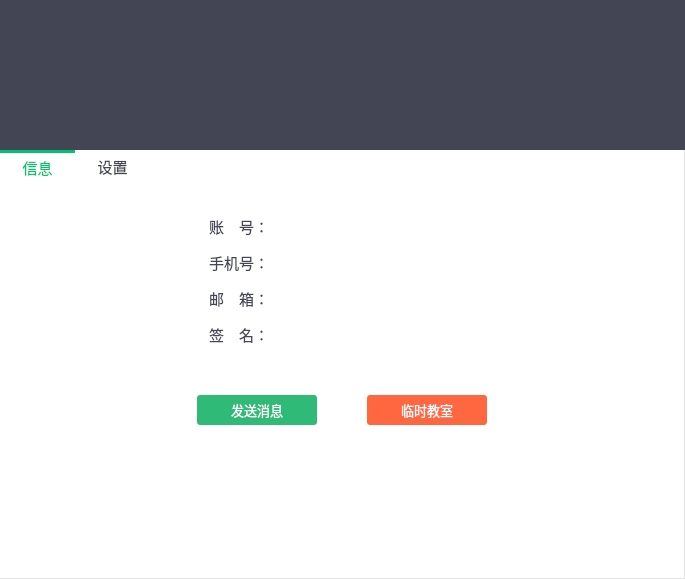
<?xml version="1.0" encoding="UTF-8"?>
<ui version="4.0">
 <class>STContactDetailClass</class>
 <widget class="QWidget" name="STContactDetailClass">
  <property name="geometry">
   <rect>
    <x>0</x>
    <y>0</y>
    <width>685</width>
    <height>579</height>
   </rect>
  </property>
  <property name="windowTitle">
   <string>STContactDetail</string>
  </property>
  <property name="styleSheet">
   <string notr="true">border:0px;</string>
  </property>
  <layout class="QVBoxLayout" name="verticalLayout" stretch="0,1">
   <property name="spacing">
    <number>0</number>
   </property>
   <property name="leftMargin">
    <number>0</number>
   </property>
   <property name="topMargin">
    <number>0</number>
   </property>
   <property name="rightMargin">
    <number>0</number>
   </property>
   <property name="bottomMargin">
    <number>0</number>
   </property>
   <item>
    <widget class="QWidget" name="widget" native="true">
     <property name="styleSheet">
      <string notr="true">background-color: #434555;</string>
     </property>
     <layout class="QHBoxLayout" name="horizontalLayout">
      <property name="spacing">
       <number>0</number>
      </property>
      <property name="leftMargin">
       <number>0</number>
      </property>
      <property name="topMargin">
       <number>10</number>
      </property>
      <property name="rightMargin">
       <number>0</number>
      </property>
      <property name="bottomMargin">
       <number>10</number>
      </property>
      <item>
       <spacer name="horizontalSpacer">
        <property name="orientation">
         <enum>Qt::Horizontal</enum>
        </property>
        <property name="sizeHint" stdset="0">
         <size>
          <width>291</width>
          <height>20</height>
         </size>
        </property>
       </spacer>
      </item>
      <item>
       <widget class="QWidget" name="widget_3" native="true">
        <layout class="QVBoxLayout" name="verticalLayout_2">
         <property name="spacing">
          <number>10</number>
         </property>
         <item>
          <widget class="MaskLabel" name="lblPic">
           <property name="sizePolicy">
            <sizepolicy hsizetype="Preferred" vsizetype="Preferred">
             <horstretch>80</horstretch>
             <verstretch>80</verstretch>
            </sizepolicy>
           </property>
           <property name="minimumSize">
            <size>
             <width>80</width>
             <height>80</height>
            </size>
           </property>
           <property name="styleSheet">
            <string notr="true"/>
           </property>
           <property name="text">
            <string/>
           </property>
          </widget>
         </item>
         <item>
          <widget class="QLabel" name="lblName">
           <property name="font">
            <font>
             <family>微软雅黑</family>
             <pointsize>12</pointsize>
             <weight>50</weight>
             <bold>false</bold>
            </font>
           </property>
           <property name="styleSheet">
            <string notr="true">color: rgb(255, 255, 255);</string>
           </property>
           <property name="text">
            <string/>
           </property>
           <property name="alignment">
            <set>Qt::AlignCenter</set>
           </property>
          </widget>
         </item>
        </layout>
       </widget>
      </item>
      <item>
       <spacer name="horizontalSpacer_2">
        <property name="orientation">
         <enum>Qt::Horizontal</enum>
        </property>
        <property name="sizeHint" stdset="0">
         <size>
          <width>290</width>
          <height>20</height>
         </size>
        </property>
       </spacer>
      </item>
     </layout>
    </widget>
   </item>
   <item>
    <widget class="QWidget" name="widget_2" native="true">
     <property name="styleSheet">
      <string notr="true">

QWidget{background-color: rgb(255, 255, 255);}
QWidget#widget_2{border-right: 1px solid #e3e3e3;}
</string>
     </property>
     <layout class="QGridLayout" name="gridLayout">
      <property name="leftMargin">
       <number>0</number>
      </property>
      <property name="topMargin">
       <number>0</number>
      </property>
      <property name="rightMargin">
       <number>0</number>
      </property>
      <property name="bottomMargin">
       <number>0</number>
      </property>
      <property name="horizontalSpacing">
       <number>0</number>
      </property>
      <item row="0" column="0">
       <widget class="QTabWidget" name="tabWidget">
        <property name="font">
         <font>
          <family>微软雅黑</family>
          <pointsize>11</pointsize>
         </font>
        </property>
        <property name="autoFillBackground">
         <bool>false</bool>
        </property>
        <property name="styleSheet">
         <string notr="true">
QTabWidget::pane{border-bottom: 1px solid #e3e3e3;
border-right: 1px solid #e3e3e3;}

QTabWidget::tab-bar{alignment:center;}

#tabWidget QTabBar::tab
{
    min-width: 75px;
    min-height: 28px;
	font: 12pt &quot;微软雅黑&quot;;
}



#tabWidget QTabBar::tab:selected
{
    border-top: 3px solid #00c36e;
	color:#00c36e;
}

#tabWidget QTabBar::tab:!selected
{
    border-top: 0px;
	color: rgb(67, 69, 85);
}
</string>
        </property>
        <property name="tabPosition">
         <enum>QTabWidget::North</enum>
        </property>
        <property name="tabShape">
         <enum>QTabWidget::Rounded</enum>
        </property>
        <property name="currentIndex">
         <number>0</number>
        </property>
        <property name="elideMode">
         <enum>Qt::ElideMiddle</enum>
        </property>
        <property name="usesScrollButtons">
         <bool>false</bool>
        </property>
        <property name="tabsClosable">
         <bool>false</bool>
        </property>
        <property name="tabBarAutoHide">
         <bool>false</bool>
        </property>
        <widget class="QWidget" name="twDetail">
         <attribute name="title">
          <string>信息</string>
         </attribute>
         <layout class="QVBoxLayout" name="verticalLayout_3">
          <property name="topMargin">
           <number>30</number>
          </property>
          <item>
           <widget class="QWidget" name="widget_4" native="true">
            <layout class="QHBoxLayout" name="horizontalLayout_3">
             <property name="leftMargin">
              <number>0</number>
             </property>
             <property name="topMargin">
              <number>0</number>
             </property>
             <property name="rightMargin">
              <number>0</number>
             </property>
             <property name="bottomMargin">
              <number>0</number>
             </property>
             <item>
              <spacer name="horizontalSpacer_3">
               <property name="orientation">
                <enum>Qt::Horizontal</enum>
               </property>
               <property name="sizeHint" stdset="0">
                <size>
                 <width>40</width>
                 <height>20</height>
                </size>
               </property>
              </spacer>
             </item>
             <item>
              <widget class="QLabel" name="label_3">
               <property name="minimumSize">
                <size>
                 <width>100</width>
                 <height>30</height>
                </size>
               </property>
               <property name="maximumSize">
                <size>
                 <width>100</width>
                 <height>30</height>
                </size>
               </property>
               <property name="font">
                <font>
                 <family>微软雅黑</family>
                 <pointsize>11</pointsize>
                </font>
               </property>
               <property name="styleSheet">
                <string notr="true">color: rgb(67, 69, 85);</string>
               </property>
               <property name="text">
                <string>账　号：</string>
               </property>
               <property name="alignment">
                <set>Qt::AlignCenter</set>
               </property>
              </widget>
             </item>
             <item>
              <widget class="QLabel" name="lblJid">
               <property name="minimumSize">
                <size>
                 <width>200</width>
                 <height>30</height>
                </size>
               </property>
               <property name="maximumSize">
                <size>
                 <width>200</width>
                 <height>30</height>
                </size>
               </property>
               <property name="font">
                <font>
                 <family>微软雅黑 Light</family>
                 <pointsize>11</pointsize>
                </font>
               </property>
               <property name="styleSheet">
                <string notr="true">color: rgb(67, 69, 85);</string>
               </property>
               <property name="text">
                <string/>
               </property>
               <property name="alignment">
                <set>Qt::AlignCenter</set>
               </property>
              </widget>
             </item>
             <item>
              <spacer name="horizontalSpacer_4">
               <property name="orientation">
                <enum>Qt::Horizontal</enum>
               </property>
               <property name="sizeHint" stdset="0">
                <size>
                 <width>40</width>
                 <height>20</height>
                </size>
               </property>
              </spacer>
             </item>
            </layout>
           </widget>
          </item>
          <item>
           <widget class="QWidget" name="widget_5" native="true">
            <layout class="QHBoxLayout" name="horizontalLayout_4">
             <property name="leftMargin">
              <number>0</number>
             </property>
             <property name="topMargin">
              <number>0</number>
             </property>
             <property name="rightMargin">
              <number>0</number>
             </property>
             <property name="bottomMargin">
              <number>0</number>
             </property>
             <item>
              <spacer name="horizontalSpacer_5">
               <property name="orientation">
                <enum>Qt::Horizontal</enum>
               </property>
               <property name="sizeHint" stdset="0">
                <size>
                 <width>40</width>
                 <height>20</height>
                </size>
               </property>
              </spacer>
             </item>
             <item>
              <widget class="QLabel" name="label_5">
               <property name="minimumSize">
                <size>
                 <width>100</width>
                 <height>30</height>
                </size>
               </property>
               <property name="maximumSize">
                <size>
                 <width>100</width>
                 <height>30</height>
                </size>
               </property>
               <property name="font">
                <font>
                 <family>微软雅黑</family>
                 <pointsize>11</pointsize>
                </font>
               </property>
               <property name="styleSheet">
                <string notr="true">color: rgb(67, 69, 85);</string>
               </property>
               <property name="text">
                <string>手机号：</string>
               </property>
               <property name="alignment">
                <set>Qt::AlignCenter</set>
               </property>
              </widget>
             </item>
             <item>
              <widget class="QLabel" name="lblTelephone">
               <property name="minimumSize">
                <size>
                 <width>200</width>
                 <height>30</height>
                </size>
               </property>
               <property name="maximumSize">
                <size>
                 <width>200</width>
                 <height>30</height>
                </size>
               </property>
               <property name="font">
                <font>
                 <family>微软雅黑 Light</family>
                 <pointsize>11</pointsize>
                </font>
               </property>
               <property name="styleSheet">
                <string notr="true">color: rgb(67, 69, 85);</string>
               </property>
               <property name="text">
                <string/>
               </property>
               <property name="alignment">
                <set>Qt::AlignCenter</set>
               </property>
              </widget>
             </item>
             <item>
              <spacer name="horizontalSpacer_6">
               <property name="orientation">
                <enum>Qt::Horizontal</enum>
               </property>
               <property name="sizeHint" stdset="0">
                <size>
                 <width>40</width>
                 <height>20</height>
                </size>
               </property>
              </spacer>
             </item>
            </layout>
           </widget>
          </item>
          <item>
           <widget class="QWidget" name="widget_8" native="true">
            <layout class="QHBoxLayout" name="horizontalLayout_6">
             <property name="leftMargin">
              <number>0</number>
             </property>
             <property name="topMargin">
              <number>0</number>
             </property>
             <property name="rightMargin">
              <number>0</number>
             </property>
             <property name="bottomMargin">
              <number>0</number>
             </property>
             <item>
              <spacer name="horizontalSpacer_9">
               <property name="orientation">
                <enum>Qt::Horizontal</enum>
               </property>
               <property name="sizeHint" stdset="0">
                <size>
                 <width>40</width>
                 <height>20</height>
                </size>
               </property>
              </spacer>
             </item>
             <item>
              <widget class="QLabel" name="label_9">
               <property name="minimumSize">
                <size>
                 <width>100</width>
                 <height>30</height>
                </size>
               </property>
               <property name="maximumSize">
                <size>
                 <width>100</width>
                 <height>30</height>
                </size>
               </property>
               <property name="font">
                <font>
                 <family>微软雅黑</family>
                 <pointsize>11</pointsize>
                </font>
               </property>
               <property name="styleSheet">
                <string notr="true">color: rgb(67, 69, 85);</string>
               </property>
               <property name="text">
                <string>邮　箱：</string>
               </property>
               <property name="alignment">
                <set>Qt::AlignCenter</set>
               </property>
              </widget>
             </item>
             <item>
              <widget class="QLabel" name="lblEmail">
               <property name="minimumSize">
                <size>
                 <width>200</width>
                 <height>30</height>
                </size>
               </property>
               <property name="maximumSize">
                <size>
                 <width>200</width>
                 <height>30</height>
                </size>
               </property>
               <property name="font">
                <font>
                 <family>微软雅黑 Light</family>
                 <pointsize>11</pointsize>
                </font>
               </property>
               <property name="styleSheet">
                <string notr="true">color: rgb(67, 69, 85);</string>
               </property>
               <property name="text">
                <string/>
               </property>
               <property name="alignment">
                <set>Qt::AlignCenter</set>
               </property>
              </widget>
             </item>
             <item>
              <spacer name="horizontalSpacer_10">
               <property name="orientation">
                <enum>Qt::Horizontal</enum>
               </property>
               <property name="sizeHint" stdset="0">
                <size>
                 <width>40</width>
                 <height>20</height>
                </size>
               </property>
              </spacer>
             </item>
            </layout>
           </widget>
          </item>
          <item>
           <widget class="QWidget" name="widget_9" native="true">
            <layout class="QHBoxLayout" name="horizontalLayout_7">
             <property name="leftMargin">
              <number>0</number>
             </property>
             <property name="topMargin">
              <number>0</number>
             </property>
             <property name="rightMargin">
              <number>0</number>
             </property>
             <property name="bottomMargin">
              <number>0</number>
             </property>
             <item>
              <spacer name="horizontalSpacer_11">
               <property name="orientation">
                <enum>Qt::Horizontal</enum>
               </property>
               <property name="sizeHint" stdset="0">
                <size>
                 <width>40</width>
                 <height>20</height>
                </size>
               </property>
              </spacer>
             </item>
             <item>
              <widget class="QLabel" name="label_11">
               <property name="minimumSize">
                <size>
                 <width>100</width>
                 <height>30</height>
                </size>
               </property>
               <property name="maximumSize">
                <size>
                 <width>100</width>
                 <height>30</height>
                </size>
               </property>
               <property name="font">
                <font>
                 <family>微软雅黑</family>
                 <pointsize>11</pointsize>
                </font>
               </property>
               <property name="styleSheet">
                <string notr="true">color: rgb(67, 69, 85);</string>
               </property>
               <property name="text">
                <string>签　名：</string>
               </property>
               <property name="alignment">
                <set>Qt::AlignCenter</set>
               </property>
              </widget>
             </item>
             <item>
              <widget class="QLabel" name="lblDescription">
               <property name="minimumSize">
                <size>
                 <width>200</width>
                 <height>30</height>
                </size>
               </property>
               <property name="maximumSize">
                <size>
                 <width>200</width>
                 <height>30</height>
                </size>
               </property>
               <property name="font">
                <font>
                 <family>微软雅黑 Light</family>
                 <pointsize>11</pointsize>
                </font>
               </property>
               <property name="styleSheet">
                <string notr="true">color: rgb(67, 69, 85);</string>
               </property>
               <property name="text">
                <string/>
               </property>
               <property name="alignment">
                <set>Qt::AlignCenter</set>
               </property>
              </widget>
             </item>
             <item>
              <spacer name="horizontalSpacer_12">
               <property name="orientation">
                <enum>Qt::Horizontal</enum>
               </property>
               <property name="sizeHint" stdset="0">
                <size>
                 <width>40</width>
                 <height>20</height>
                </size>
               </property>
              </spacer>
             </item>
            </layout>
           </widget>
          </item>
          <item>
           <widget class="QWidget" name="widget_6" native="true">
            <layout class="QHBoxLayout" name="horizontalLayout_2">
             <property name="spacing">
              <number>50</number>
             </property>
             <property name="topMargin">
              <number>40</number>
             </property>
             <item>
              <spacer name="horizontalSpacer_13">
               <property name="orientation">
                <enum>Qt::Horizontal</enum>
               </property>
               <property name="sizeHint" stdset="0">
                <size>
                 <width>40</width>
                 <height>20</height>
                </size>
               </property>
              </spacer>
             </item>
             <item>
              <widget class="QPushButton" name="pbSendMessage">
               <property name="minimumSize">
                <size>
                 <width>120</width>
                 <height>30</height>
                </size>
               </property>
               <property name="maximumSize">
                <size>
                 <width>120</width>
                 <height>30</height>
                </size>
               </property>
               <property name="font">
                <font>
                 <family>微软雅黑</family>
                 <pointsize>10</pointsize>
                </font>
               </property>
               <property name="styleSheet">
                <string notr="true">

QPushButton {
	border-radius: 3px;
	color: rgb(255, 255, 255);
	background-color: rgb(48, 186, 120);
}
QPushButton:hover:pressed {
	background-color: rgb(48, 186, 120);
}
QPushButton:hover:!pressed {
	
	background-color: rgb(109, 206, 160);
}</string>
               </property>
               <property name="text">
                <string>发送消息</string>
               </property>
               <property name="default">
                <bool>false</bool>
               </property>
               <property name="flat">
                <bool>true</bool>
               </property>
              </widget>
             </item>
             <item>
              <widget class="QPushButton" name="pbOpenClass">
               <property name="minimumSize">
                <size>
                 <width>120</width>
                 <height>30</height>
                </size>
               </property>
               <property name="maximumSize">
                <size>
                 <width>120</width>
                 <height>30</height>
                </size>
               </property>
               <property name="font">
                <font>
                 <family>微软雅黑</family>
                 <pointsize>10</pointsize>
                </font>
               </property>
               <property name="styleSheet">
                <string notr="true">

QPushButton {
	border-radius: 3px;
	color: rgb(255, 255, 255);
	background-color: rgb(255, 103, 65);
}
QPushButton:hover:pressed {
	background-color: rgb(255, 103, 65);
}
QPushButton:hover:!pressed {
	background-color: rgb(255, 133, 103);
}</string>
               </property>
               <property name="text">
                <string>临时教室</string>
               </property>
               <property name="flat">
                <bool>true</bool>
               </property>
              </widget>
             </item>
             <item>
              <spacer name="horizontalSpacer_14">
               <property name="orientation">
                <enum>Qt::Horizontal</enum>
               </property>
               <property name="sizeHint" stdset="0">
                <size>
                 <width>40</width>
                 <height>20</height>
                </size>
               </property>
              </spacer>
             </item>
            </layout>
           </widget>
          </item>
          <item>
           <spacer name="verticalSpacer_2">
            <property name="orientation">
             <enum>Qt::Vertical</enum>
            </property>
            <property name="sizeHint" stdset="0">
             <size>
              <width>20</width>
              <height>94</height>
             </size>
            </property>
           </spacer>
          </item>
         </layout>
        </widget>
        <widget class="QWidget" name="twSetting">
         <attribute name="title">
          <string>设置</string>
         </attribute>
         <layout class="QVBoxLayout" name="verticalLayout_4">
          <property name="topMargin">
           <number>30</number>
          </property>
          <item>
           <widget class="QWidget" name="widget_10" native="true">
            <layout class="QHBoxLayout" name="horizontalLayout_8">
             <property name="leftMargin">
              <number>0</number>
             </property>
             <property name="topMargin">
              <number>0</number>
             </property>
             <property name="rightMargin">
              <number>0</number>
             </property>
             <property name="bottomMargin">
              <number>0</number>
             </property>
             <item>
              <spacer name="horizontalSpacer_15">
               <property name="orientation">
                <enum>Qt::Horizontal</enum>
               </property>
               <property name="sizeHint" stdset="0">
                <size>
                 <width>40</width>
                 <height>20</height>
                </size>
               </property>
              </spacer>
             </item>
             <item>
              <widget class="QLabel" name="label_13">
               <property name="minimumSize">
                <size>
                 <width>100</width>
                 <height>30</height>
                </size>
               </property>
               <property name="maximumSize">
                <size>
                 <width>100</width>
                 <height>30</height>
                </size>
               </property>
               <property name="font">
                <font>
                 <family>微软雅黑</family>
                 <pointsize>11</pointsize>
                </font>
               </property>
               <property name="styleSheet">
                <string notr="true">color: rgb(67, 69, 85);</string>
               </property>
               <property name="text">
                <string>消息免打扰：</string>
               </property>
               <property name="alignment">
                <set>Qt::AlignCenter</set>
               </property>
              </widget>
             </item>
             <item>
              <widget class="QCheckBox" name="checkBox">
               <property name="sizePolicy">
                <sizepolicy hsizetype="Minimum" vsizetype="Fixed">
                 <horstretch>0</horstretch>
                 <verstretch>0</verstretch>
                </sizepolicy>
               </property>
               <property name="minimumSize">
                <size>
                 <width>100</width>
                 <height>30</height>
                </size>
               </property>
               <property name="maximumSize">
                <size>
                 <width>100</width>
                 <height>30</height>
                </size>
               </property>
               <property name="layoutDirection">
                <enum>Qt::RightToLeft</enum>
               </property>
               <property name="styleSheet">
                <string notr="true">QCheckBox {
    spacing: 5px;
}

QCheckBox::indicator {
    width: 20px;
    height: 20px;
}

QCheckBox::indicator:unchecked {
	image: url(:/STSample/Resources/images/checkbox_unchecked.png);
}

QCheckBox::indicator:checked {
    image: url(:/STSample/Resources/images/checkbox_checked.png);
}
</string>
               </property>
               <property name="text">
                <string/>
               </property>
              </widget>
             </item>
             <item>
              <spacer name="horizontalSpacer_16">
               <property name="orientation">
                <enum>Qt::Horizontal</enum>
               </property>
               <property name="sizeHint" stdset="0">
                <size>
                 <width>40</width>
                 <height>20</height>
                </size>
               </property>
              </spacer>
             </item>
            </layout>
           </widget>
          </item>
          <item>
           <widget class="QWidget" name="widget_11" native="true">
            <property name="font">
             <font>
              <family>微软雅黑</family>
              <pointsize>10</pointsize>
             </font>
            </property>
            <layout class="QHBoxLayout" name="horizontalLayout_9">
             <property name="spacing">
              <number>50</number>
             </property>
             <property name="topMargin">
              <number>160</number>
             </property>
             <item>
              <spacer name="horizontalSpacer_17">
               <property name="orientation">
                <enum>Qt::Horizontal</enum>
               </property>
               <property name="sizeHint" stdset="0">
                <size>
                 <width>40</width>
                 <height>20</height>
                </size>
               </property>
              </spacer>
             </item>
             <item>
              <widget class="QPushButton" name="pushButton_4">
               <property name="minimumSize">
                <size>
                 <width>200</width>
                 <height>30</height>
                </size>
               </property>
               <property name="maximumSize">
                <size>
                 <width>200</width>
                 <height>30</height>
                </size>
               </property>
               <property name="font">
                <font>
                 <family>微软雅黑</family>
                 <pointsize>10</pointsize>
                </font>
               </property>
               <property name="styleSheet">
                <string notr="true">

QPushButton {
	border-radius: 3px;
	color: rgb(255, 255, 255);
	background-color: rgb(255, 103, 65);
}
QPushButton:hover:pressed {
	background-color: rgb(255, 103, 65);
}
QPushButton:hover:!pressed {
	background-color: rgb(255, 133, 103);
}</string>
               </property>
               <property name="text">
                <string>删除好友</string>
               </property>
               <property name="flat">
                <bool>true</bool>
               </property>
              </widget>
             </item>
             <item>
              <spacer name="horizontalSpacer_18">
               <property name="orientation">
                <enum>Qt::Horizontal</enum>
               </property>
               <property name="sizeHint" stdset="0">
                <size>
                 <width>40</width>
                 <height>20</height>
                </size>
               </property>
              </spacer>
             </item>
            </layout>
           </widget>
          </item>
          <item>
           <spacer name="verticalSpacer_3">
            <property name="orientation">
             <enum>Qt::Vertical</enum>
            </property>
            <property name="sizeHint" stdset="0">
             <size>
              <width>20</width>
              <height>118</height>
             </size>
            </property>
           </spacer>
          </item>
         </layout>
        </widget>
       </widget>
      </item>
     </layout>
    </widget>
   </item>
  </layout>
 </widget>
 <customwidgets>
  <customwidget>
   <class>MaskLabel</class>
   <extends>QLabel</extends>
   <header location="global">masklabel.h</header>
  </customwidget>
 </customwidgets>
 <resources>
  <include location="stsample.qrc"/>
 </resources>
 <connections/>
</ui>
